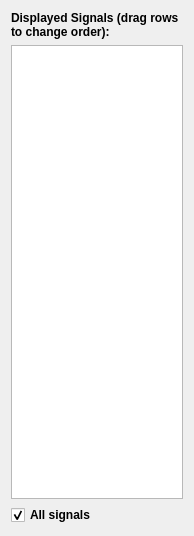
<?xml version="1.0" encoding="UTF-8"?>
<ui version="4.0">
 <class>SignalList</class>
 <widget class="QWidget" name="SignalList">
  <property name="geometry">
   <rect>
    <x>0</x>
    <y>0</y>
    <width>194</width>
    <height>536</height>
   </rect>
  </property>
  <property name="windowTitle">
   <string>Form</string>
  </property>
  <layout class="QVBoxLayout" name="verticalLayout">
   <item>
    <layout class="QVBoxLayout" name="verticalLayout_2">
     <item>
      <widget class="QLabel" name="label_2">
       <property name="font">
        <font>
         <weight>75</weight>
         <bold>true</bold>
        </font>
       </property>
       <property name="text">
        <string>Displayed Signals (drag rows to change order):</string>
       </property>
       <property name="alignment">
        <set>Qt::AlignBottom|Qt::AlignLeading|Qt::AlignLeft</set>
       </property>
       <property name="wordWrap">
        <bool>true</bool>
       </property>
      </widget>
     </item>
     <item>
      <widget class="SignalTable" name="signals">
       <property name="sizePolicy">
        <sizepolicy hsizetype="Expanding" vsizetype="Expanding">
         <horstretch>0</horstretch>
         <verstretch>1</verstretch>
        </sizepolicy>
       </property>
       <property name="showGrid">
        <bool>false</bool>
       </property>
       <property name="cornerButtonEnabled">
        <bool>false</bool>
       </property>
       <attribute name="horizontalHeaderDefaultSectionSize">
        <number>80</number>
       </attribute>
       <attribute name="horizontalHeaderMinimumSectionSize">
        <number>25</number>
       </attribute>
       <attribute name="horizontalHeaderStretchLastSection">
        <bool>true</bool>
       </attribute>
       <attribute name="verticalHeaderDefaultSectionSize">
        <number>20</number>
       </attribute>
      </widget>
     </item>
     <item>
      <widget class="QCheckBox" name="allsignals">
       <property name="font">
        <font>
         <weight>75</weight>
         <bold>true</bold>
        </font>
       </property>
       <property name="text">
        <string>All signals</string>
       </property>
       <property name="checked">
        <bool>true</bool>
       </property>
      </widget>
     </item>
    </layout>
   </item>
  </layout>
 </widget>
 <customwidgets>
  <customwidget>
   <class>SignalTable</class>
   <extends>QTableView</extends>
   <header>signaltable.h</header>
  </customwidget>
 </customwidgets>
 <resources/>
 <connections/>
</ui>
